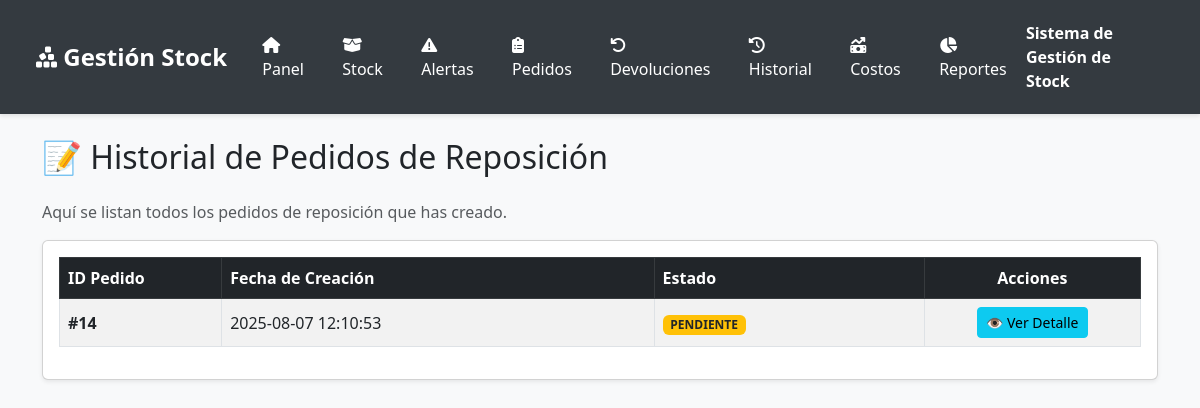
Page /stock/replenishmentOrders on the committed database.
### tables this page shows
CREATE TABLE IF NOT EXISTS `replenishment_orders` (
  `id` int NOT NULL AUTO_INCREMENT,
  `order_date` timestamp NOT NULL DEFAULT CURRENT_TIMESTAMP,
  `status` enum('PENDIENTE','PEDIDO','RECIBIDO') NOT NULL DEFAULT 'PENDIENTE',
  PRIMARY KEY (`id`)
);

### controllers/StockController.php (called while the page is built, shortened)
<?php
require_once 'config/Database.php';
require_once 'models/Stock.php';
require_once 'BaseController.php';
class StockController extends BaseController {
    private $stockModel;
    public function __construct() {
        parent::__construct();
        $this->stockModel = new Stock($this->db);
    }
    public function replenishmentOrders() {
        $data['orders'] = $this->stockModel->getReplenishmentOrders();
        require 'views/stock/replenishment_orders_list.php';
    }
}
?>

### BaseController.php (called while the page is built, shortened)
<?php
require_once APP_ROOT . '/config/Database.php';
class BaseController {
    public function __construct() {
        $this->db = Database::getInstance()->getConnection();
    }
}

### config/Database.php (called while the page is built, shortened)
<?php
class Database {
    private $host = "localhost";
    private $db_name = "stock_manager";
    private $username = "root";
    private $password = "";
    private static $instance = null;
    public $conn;
    private function __construct() {
        try {
            $this->conn = new mysqli($this->host, $this->username, $this->password, $this->db_name);
            $this->conn->set_charset("utf8mb4");
            $this->conn->query("SET SESSION sql_mode = 'STRICT_ALL_TABLES'");
            $this->conn->query("SET time_zone = '-03:00'");
        } catch (Exception $e) {
            die("Error de conexión: " . $e->getMessage());
        }
    }
    public static function getInstance() {
        if (self::$instance === null) {
            self::$instance = new self();
        }
        return self::$instance;
    }
    public function getConnection() {
        try {
            if ($this->conn === null || !$this->conn->query('SELECT 1')) {
                $this->__construct();
            }
        } catch (\Exception $e) {
            $this->__construct();
        }
        return $this->conn;
    }
}
?>

### models/Stock.php (called while the page is built, shortened)
<?php
class Stock {
    private $conn;
    public function __construct($db) { $this->conn = $db; }
    public function getReplenishmentOrders() {
        return $this->conn->query("SELECT * FROM replenishment_orders ORDER BY order_date DESC");
    }
}
?>

### views/stock/replenishment_orders_list.php (the view, shortened to what this page needs)
<?php $title = 'Historial de Pedidos de Reposición'; include 'views/templates/header.php'; ?>
<h2 class="mb-4">📝 Historial de Pedidos de Reposición</h2>
<p class="text-muted">
  Aquí se listan todos los pedidos de reposición que has creado.
</p>
<div class="card shadow-sm">
  <div class="card-body">
    <div class="table-responsive">
      <table class="table table-bordered table-striped table-hover align-middle">
        <thead class="table-dark">
          <tr>
            <th style="width: 15%;">ID Pedido</th>
            <th style="width: 40%;">Fecha de Creación</th>
            <th style="width: 25%;">Estado</th>
            <th style="width: 20%;" class="text-center">Acciones</th>
          </tr>
        </thead>
        <tbody>
          <?php if (isset($data['orders']) && $data['orders']->num_rows > 0): ?>
            <?php while ($order = $data['orders']->fetch_assoc()): ?>
              <tr>
                <td class="fw-bold">#<?php echo htmlspecialchars($order['id']); ?></td>
                <td><?php echo htmlspecialchars($order['order_date']); ?></td>
                <td>
                  <span class="badge bg-warning text-dark"><?php echo htmlspecialchars($order['status']); ?></span>
                </td>
                <td class="text-center">
                    <a href="<?php echo BASE_URL; ?>stock/viewReplenishmentOrder/<?php echo $order['id']; ?>" class="btn btn-sm btn-info">
                        👁️ Ver Detalle
                    </a>
                </td>
              </tr>
            <?php endwhile; ?>
          <?php endif; ?>
        </tbody>
      </table>
    </div>
  </div>
</div>
<?php include 'views/templates/footer.php'; ?>

### views/templates/header.php (style rules this page uses)
:root { --primary-color: #343a40; --accent-color: #007bff; --text-color: #ffffff; --text-hover-bg: #495057; --border-radius: 12px; }
body { padding-top: 90px; background-color: #f8f9fa; }

### rows in the picture
replenishment_orders: id "14", order_date "2025-08-07 12:10:53", status "PENDIENTE"
